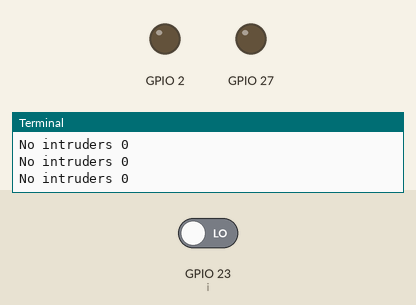
Bench run of a program on a simulated Raspberry Pi (BCM pin numbers). Shown: output pins drawn as LEDs (lit = HIGH), the last lines printed to the terminal. Dashed ring = blinking. The inputs (shaded band) are chosen by the test bench; at power-on: GPIO 23 (i) LOW.

Above: at 1.2 s.
1.3 s: GPIO 23 (i) driven HIGH
At 1.8 s:
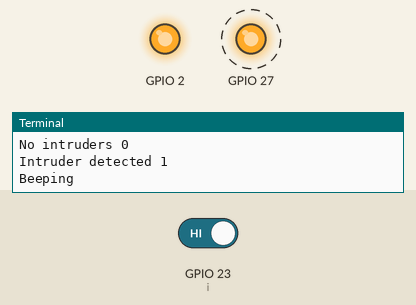
4.3 s: GPIO 23 (i) driven LOW
At 5.2 s:
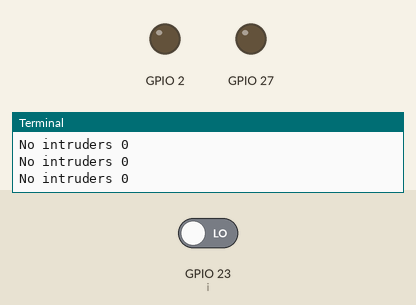
Timing chart, 0 to 7.3 s (numbered marks = the images above; inputs shaded):
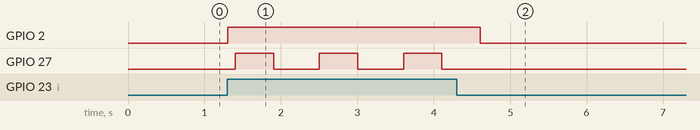

The program:

buzzer_and_pir.py
```python
# pins configuration (pir)
# jumper on pir has to be on H
# pir red ----> 2 RPI (5V)
# pir brown ----> GPIO(23) 16
# pir black ----> 39 RPI (GND)

# pins configuration (buzzer)
# positive on buzzer     GPIO(27) 27 on pi
# negative on buzzer     GPIO(39) on pi (GND)

import RPi.GPIO as GPIO
import time
GPIO.setwarnings(False)

# for GPIO numbering, choose BCM
GPIO.setmode(GPIO.BCM)
GPIO.setup(23, GPIO.IN)                 #Read output from PIR motion sensor
GPIO.setup(2, GPIO.OUT)                 #LED output pin
GPIO.setup(27, GPIO.OUT)                #Set buzzer - pin 27 (27) as output

def triggerbuffer():
    #beeping
    GPIO.output(27, GPIO.HIGH)
    print ("Beeping")
    time.sleep(0.5)
    #no beeping
    GPIO.output(27, GPIO.LOW)
    print ("No Beep")
    time.sleep(0.5)


while True:
    i=GPIO.input(23)
    if i == 0:                             #When output from motion sensor is LOW
        print("No intruders",i)
        GPIO.output(2, GPIO.LOW)          #Turn OFF LED
        time.sleep(0.1)                      # Delay in seconds
        #no beeping
        #GPIO.output(27, 0)
        GPIO.output(27, GPIO.LOW)
    elif i == 1:                           #When output from motion sensor is HIGH
        while (GPIO.input(23) == 1):
            print("Intruder detected",i)
            GPIO.output(2, GPIO.HIGH)      #Turn ON LED
            time.sleep(0.1)
            triggerbuffer();
```

Measured:
- after the input at 1.3 s, GPIO 2: LOW → HIGH at once; GPIO 27: alternates HIGH for 0.50 s and LOW for 0.60 s, starting after 0.10 s
- after the input at 4.3 s, GPIO 2: HIGH → LOW after 0.31 s; GPIO 27: stops changing and stays LOW
